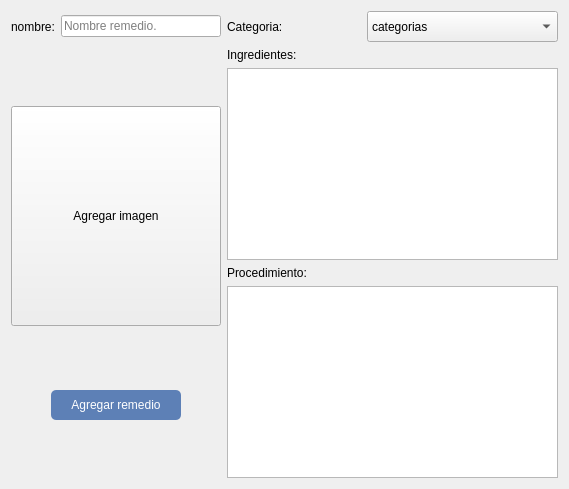
              <widget class="QWidget" name="page_8">
               <layout class="QGridLayout" name="gridLayout_32">
                <item row="0" column="0">
                 <layout class="QHBoxLayout" name="horizontalLayout_51">
                  <item>
                   <widget class="QLabel" name="label_4">
                    <property name="text">
                     <string>nombre:</string>
                    </property>
                   </widget>
                  </item>
                  <item>
                   <widget class="QLineEdit" name="lineEdit_nomRemedio">
                    <property name="placeholderText">
                     <string>Nombre remedio.</string>
                    </property>
                   </widget>
                  </item>
                 </layout>
                </item>
                <item row="0" column="1">
                 <layout class="QHBoxLayout" name="horizontalLayout_52">
                  <item>
                   <widget class="QLabel" name="label_categoria_remedios">
                    <property name="text">
                     <string>Categoria:</string>
                    </property>
                   </widget>
                  </item>
                  <item>
                   <widget class="QComboBox" name="comboBox_remedios">
                    <property name="minimumSize">
                     <size>
                      <width>191</width>
                      <height>31</height>
                     </size>
                    </property>
                    <item>
                     <property name="text">
                      <string>categorias</string>
                     </property>
                    </item>
                   </widget>
                  </item>
                 </layout>
                </item>
                <item row="1" column="0" rowspan="2">
                 <layout class="QVBoxLayout" name="verticalLayout_19">
                  <item>
                   <widget class="QPushButton" name="pushButton_Imgremedio">
                    <property name="minimumSize">
                     <size>
                      <width>200</width>
                      <height>220</height>
                     </size>
                    </property>
                    <property name="text">
                     <string>Agregar imagen</string>
                    </property>
                    <property name="iconSize">
                     <size>
                      <width>240</width>
                      <height>200</height>
                     </size>
                    </property>
                   </widget>
                  </item>
                  <item>
                   <layout class="QHBoxLayout" name="horizontalLayout_50">
                    <item>
                     <spacer name="horizontalSpacer_56">
                      <property name="orientation">
                       <enum>Qt::Horizontal</enum>
                      </property>
                      <property name="sizeHint" stdset="0">
                       <size>
                        <width>40</width>
                        <height>20</height>
                       </size>
                      </property>
                     </spacer>
                    </item>
                    <item>
                     <widget class="QPushButton" name="pushButton_agregar_remedio_2">
                      <property name="minimumSize">
                       <size>
                        <width>130</width>
                        <height>30</height>
                       </size>
                      </property>
                      <property name="styleSheet">
                       <string notr="true">border:solid 1px #5d80b6;
border-radius:5px;
background-color: #5d80b6;
color: white;
font: 11pt &quot;MS Shell Dlg 2&quot;;</string>
                      </property>
                      <property name="text">
                       <string>Agregar remedio</string>
                      </property>
                     </widget>
                    </item>
                    <item>
                     <spacer name="horizontalSpacer_57">
                      <property name="orientation">
                       <enum>Qt::Horizontal</enum>
                      </property>
                      <property name="sizeHint" stdset="0">
                       <size>
                        <width>40</width>
                        <height>20</height>
                       </size>
                      </property>
                     </spacer>
                    </item>
                   </layout>
                  </item>
                 </layout>
                </item>
                <item row="1" column="1">
                 <layout class="QVBoxLayout" name="verticalLayout_15">
                  <item>
                   <widget class="QLabel" name="label_5">
                    <property name="text">
                     <string>Ingredientes:</string>
                    </property>
                   </widget>
                  </item>
                  <item>
                   <widget class="QPlainTextEdit" name="plainTextEdit_ingredientes">
                    <property name="minimumSize">
                     <size>
                      <width>331</width>
                      <height>101</height>
                     </size>
                    </property>
                    <property name="placeholderText">
                     <string/>
                    </property>
                   </widget>
                  </item>
                 </layout>
                </item>
                <item row="2" column="1">
                 <layout class="QVBoxLayout" name="verticalLayout_16">
                  <item>
                   <widget class="QLabel" name="label_procedimiento">
                    <property name="text">
                     <string>Procedimiento:</string>
                    </property>
                   </widget>
                  </item>
                  <item>
                   <widget class="QPlainTextEdit" name="plainTextEdit_procedimiento">
                    <property name="minimumSize">
                     <size>
                      <width>331</width>
                      <height>121</height>
                     </size>
                    </property>
                   </widget>
                  </item>
                 </layout>
                </item>
               </layout>
              </widget>
